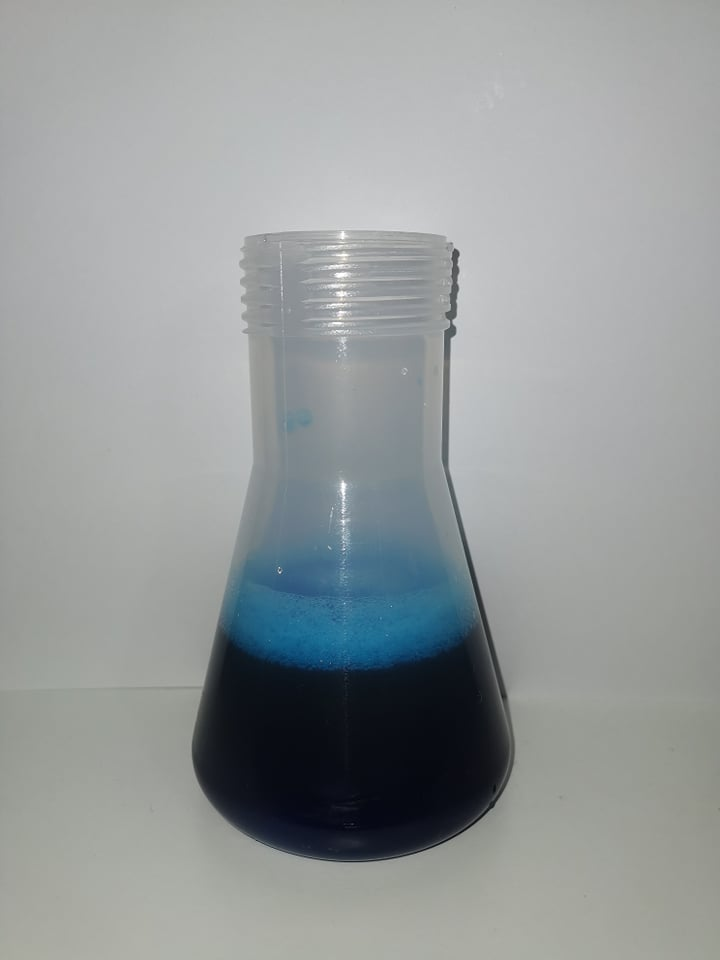
#> input picture foam_detection/foaming_images/Bluex30_foamx3.jpg, 720 x 960 px
$ python -i toBinary.py   (imports and definitions only)
#> lines starting #> are read from the running program, lines starting #| are printed output that depends on the picture
#> further down, picture is the input picture: shape (960, 720, 3); mean B, G, R 154.7, 154.2, 149.7
import cv2

def toBinary(image):
    """
    Function to convert an image to binary version using OTSU thresholding

    :param image: The OpenCV cv::Mat BGR image
    :returns: Binary image
    """
    # Convert image to grayscale
    gray = cv2.cvtColor(image, cv2.COLOR_BGR2GRAY)
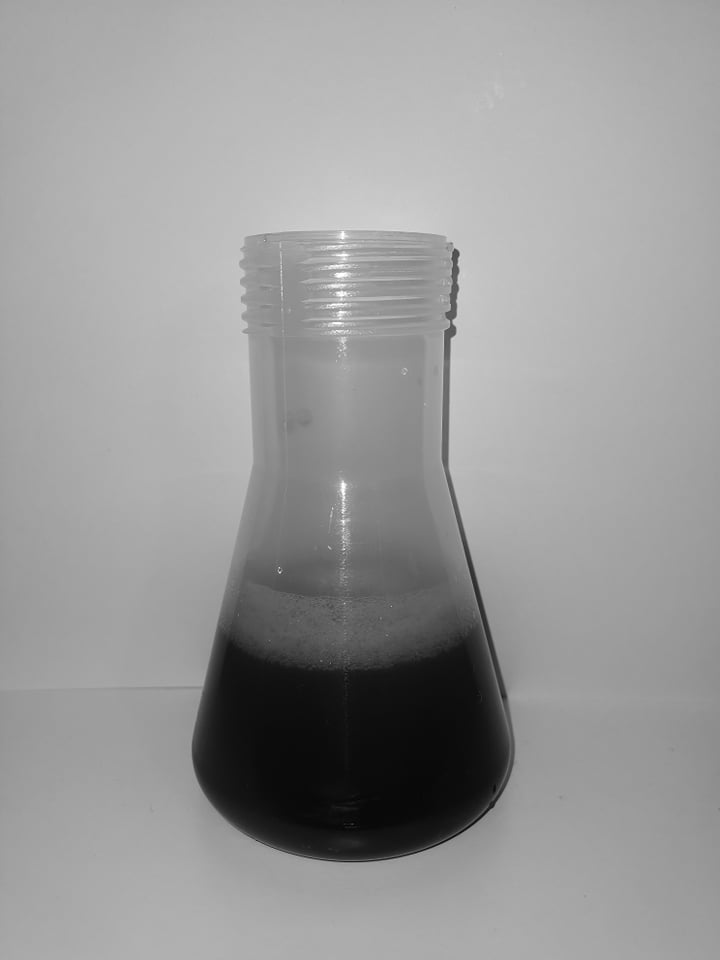
#> gray: shape (960, 720); min 2, max 255, mean 152.9
    # Apply Bilateral Blurring (to reduce noise while keeping edges sharp)
    blur = cv2.bilateralFilter(gray, 5, 75, 75)
    # Converting blurred image into binary image
    thresh = cv2.threshold(blur, 0, 255, cv2.THRESH_BINARY_INV)[1]
#> thresh: shape (960, 720); every value is 0
    # cv2.imshow('thresh',thresh)

    return thresh

>>> import cv2
>>> picture = cv2.imread('../foaming_images/Bluex30_foamx3.jpg')
>>> result = toBinary(picture)

$ run again, on foam_detection/foaming_images/Bluex3_foamx3.jpg
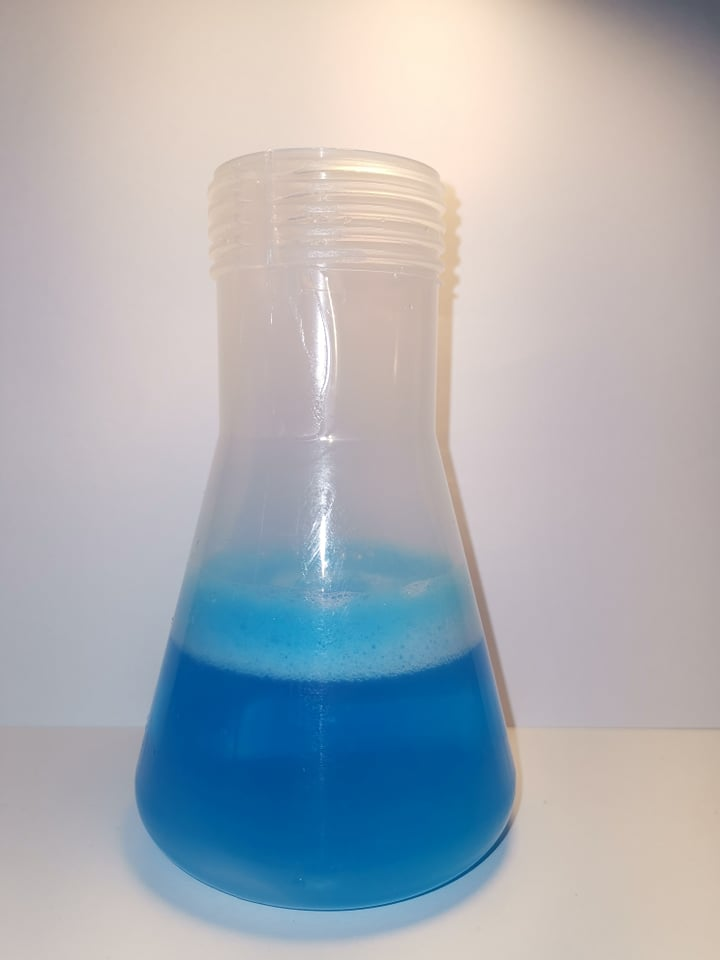
#> input picture foam_detection/foaming_images/Bluex3_foamx3.jpg, 720 x 960 px
#> picture is the input picture: shape (960, 720, 3); mean B, G, R 181.7, 175.4, 170.5
#> in toBinary, `gray = cv2.cvtColor(image, cv2.COLOR_BGR2GRAY)`:
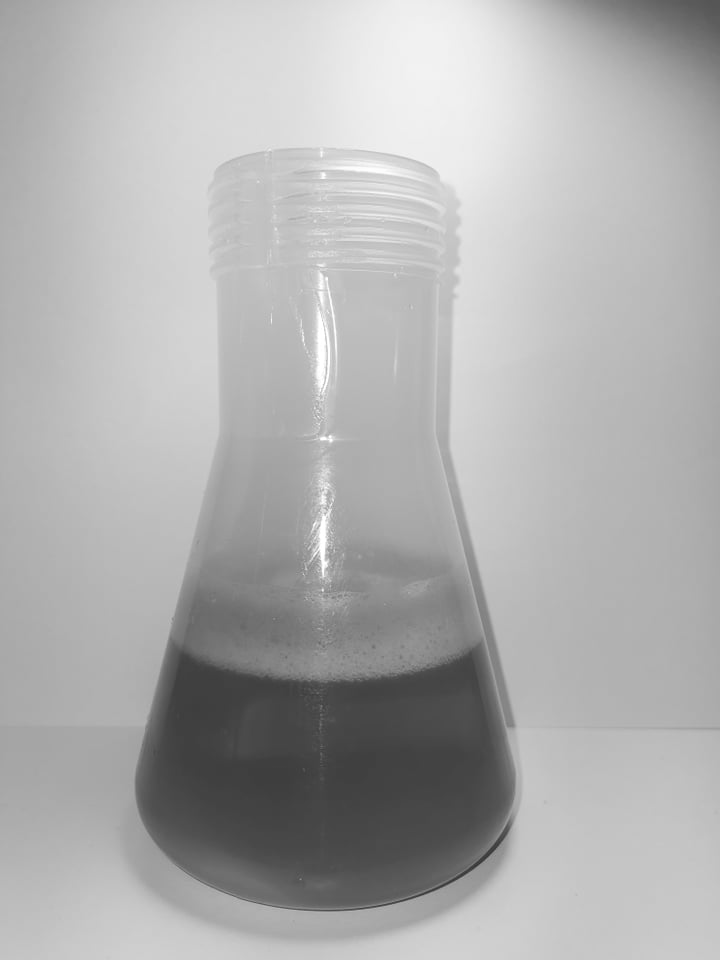
#> gray: shape (960, 720); min 49, max 255, mean 174.7
#> thresh: shape (960, 720); every value is 0
